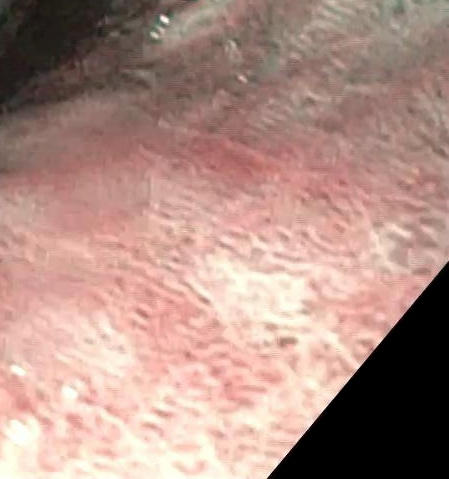
#> input picture balanceoDM/300x300/RE/00290.-11.jpg, 449 x 479 px; its folder holds only this picture in this run
$ python CARAC.py   (older library calls are emulated)
#> lines starting #> are read from the running program, lines starting #| are printed output that depends on the picture
# -*- coding: utf-8 -*-
"""
Created on Sun Sep  8 11:58:26 2019

@author: Nataly
"""


import cv2
import numpy as np
import glob
from skimage.feature import greycomatrix, greycoprops
import skimage.feature
from scipy.stats import kurtosis
import statistics as stats
import pywt
import pywt.data
from scipy import ndimage as nd
from skimage import data
from skimage.util import img_as_float
from skimage.filters import gabor_kernel

def GLCM (imA):
    a=int(np.max(imA))
    g = skimage.feature.greycomatrix(imA, [1], [0], levels=a+1, symmetric=False, normed=True)
    contraste=skimage.feature.greycoprops(g, 'contrast')[0][0]
    energia=skimage.feature.greycoprops(g, 'energy')[0][0]
    homogeneidad=skimage.feature.greycoprops(g, 'homogeneity')[0][0]
    correlacion=skimage.feature.greycoprops(g, 'correlation')[0][0]
    disimi= greycoprops(g, 'dissimilarity')
    ASM= greycoprops(g, 'ASM')
    entropia=skimage.measure.shannon_entropy(g)
    return g,contraste,energia,homogeneidad, correlacion, disimi, ASM,entropia

from scipy.linalg import hadamard
from numpy.linalg import norm
from scipy.stats import linregress
import math
import pylab as py

import sys
sys.path.insert(1,'C:/Users/Nataly/Documents/Trabajo-de-grado_Artefactos/funciones')
from yolovoc import yolo2voc
from readboxes import read_boxes
from rOI import ROI
from ventaneo import ventaneoo
from agregaceros import agregarceros
from filtromedianaa import filtromediana
import pywt
import pywt.data
from numpy import linalg as LA
from scipy.stats import skew
from scipy.stats import kurtosis
from scipy import stats
from skimage.measure import compare_ssim as ssim
from skimage.filters.rank import median
from skimage.morphology import disk


entrop=[]
SSIMN=[]

for imgfile in glob.glob("*.jpg"):
    im = cv2.imread(imgfile)
#> im is the input picture: shape (479, 449, 3); mean B, G, R 132.7, 142.3, 175
    aa,bb,c = im.shape
#> aa = 479; bb = 449; c = 3
    croppedrgb=im
    im=cv2.normalize(im, None, 0, 255, norm_type=cv2.NORM_MINMAX, dtype=cv2.CV_8UC3)
    aa,bb,c = im.shape
    croppedrgb=im
    HSV=cv2.cvtColor(im,cv2.COLOR_RGB2HSV)
#> HSV: shape (479, 449, 3); mean H, S, V 102.5, 59.6, 175.1
    H,cropped,V=cv2.split(HSV)
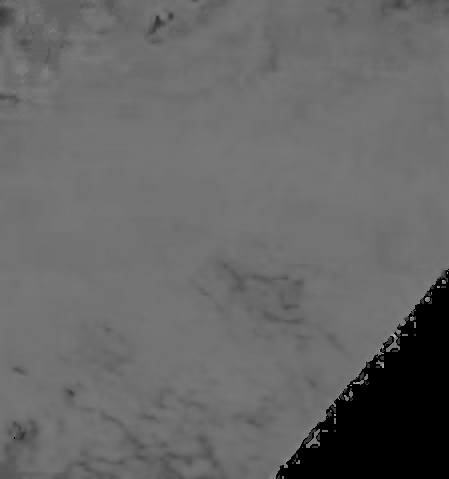
#> H: shape (479, 449); min 0, max 173, mean 102.5
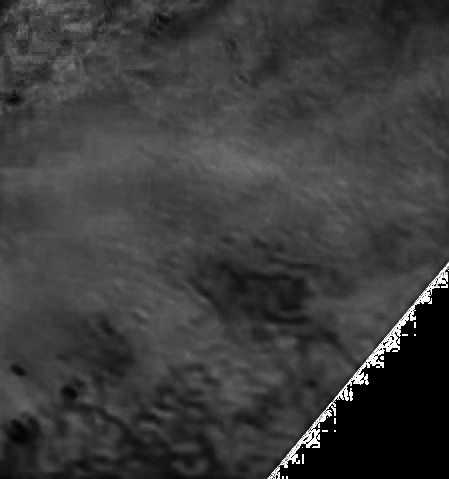
#> cropped: shape (479, 449); min 0, max 255, mean 59.6
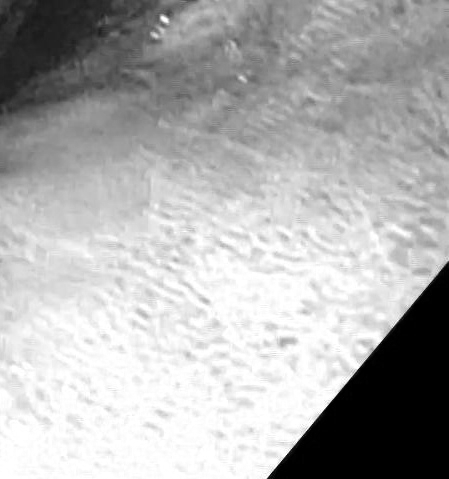
#> V: shape (479, 449); min 0, max 255, mean 175.1
    cropSinFou=cropped.copy()
    g3,contraste3,energia3,homogeneidad3, correlacion3, disimi3, ASM3,entropia3=GLCM(cropSinFou)
#> in GLCM, `a=int(np.max(imA))`: a = 255
#> in GLCM, `contraste=skimage.feature.greycoprops(g, 'contrast')[0][0]`: contraste = 276.6
#> in GLCM, `energia=skimage.feature.greycoprops(g, 'energy')[0][0]`: energia = 0.0949
#> in GLCM, `homogeneidad=skimage.feature.greycoprops(g, 'homogeneity')[0][0]`: homogeneidad = 0.554
#> in GLCM, `correlacion=skimage.feature.greycoprops(g, 'correlation')[0][0]`: correlacion = 0.845
#> in GLCM, `disimi= greycoprops(g, 'dissimilarity')`: disimi = [2.64]
#> in GLCM, `ASM= greycoprops(g, 'ASM')`: ASM = [0.009]
#> in GLCM, `entropia=skimage.measure.shannon_entropy(g)`: entropia = 0.516
#> contraste3 = 276.6; energia3 = 0.0949; homogeneidad3 = 0.554; correlacion3 = 0.845; disimi3 = [2.64]; ASM3 = [0.009]; entropia3 = 0.516
    entrop.append(entropia3)
    aa4=cropped.copy()
    bb4=median(aa4, disk(20))
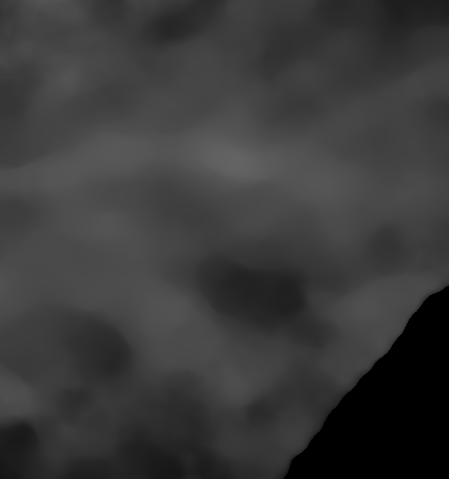
#> bb4: shape (479, 449); min 0, max 100, mean 57.8
    SSIMN.append(ssim(bb4,aa4))
import pandas as pd
datos = {'Entropia':entrop,
         'sSIMN':SSIMN}
#> datos = {'Entropia': [0.516], 'sSIMN': [0.796]}
datos = pd.DataFrame(datos)
#> datos = table of 1 rows and 2 columns
datos.to_excel('Caracateristicas_RE_Entrenamiento.xlsx')

$ run again, on balanceoDM/300x300/RE/CT56_colitis_02293.-0.jpg
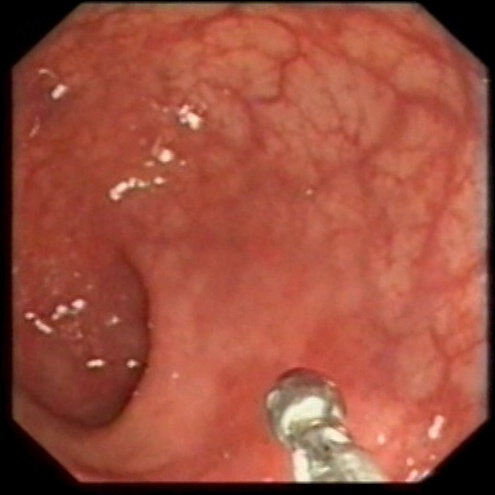
#> input picture balanceoDM/300x300/RE/CT56_colitis_02293.-0.jpg, 495 x 495 px
#> im is the input picture: shape (495, 495, 3); mean B, G, R 62.3, 79.3, 157
#> HSV: shape (495, 495, 3); mean H, S, V 109.6, 153, 157
#> `H,cropped,V=cv2.split(HSV)`:
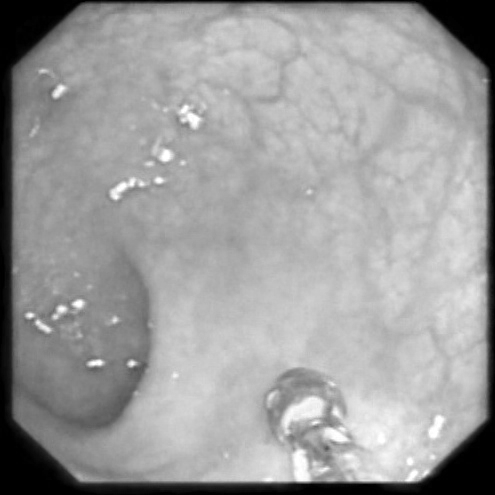
#> V: shape (495, 495); min 0, max 255, mean 157
#> a = 255
#> contraste = 403.9
#> energia = 0.0662
#> homogeneidad = 0.452
#> correlacion = 0.896
#> disimi = [4.04]
#> ASM = [0.00438]
#> entropia = 1.01
#> contraste3 = 403.9; energia3 = 0.0662; homogeneidad3 = 0.452; correlacion3 = 0.896; disimi3 = [4.04]; ASM3 = [0.00438]; entropia3 = 1.01
#> `bb4=median(aa4, disk(20))`:
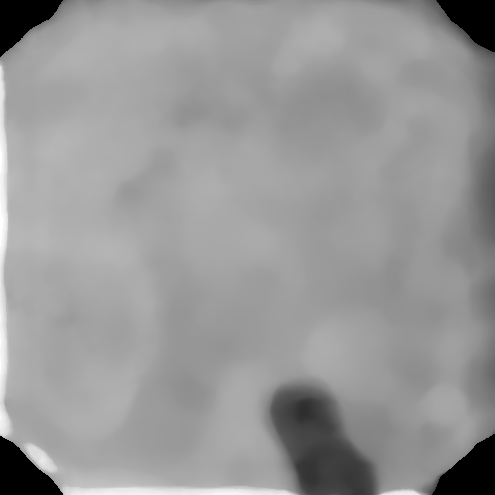
#> bb4: shape (495, 495); min 0, max 255, mean 151.6
#> `datos = {'Entropia':entrop, 'sSIMN':SSIMN}`: datos = {'Entropia': [1.01], 'sSIMN': [0.723]}
#> `datos = pd.DataFrame(datos)`: datos = table of 1 rows and 2 columns
